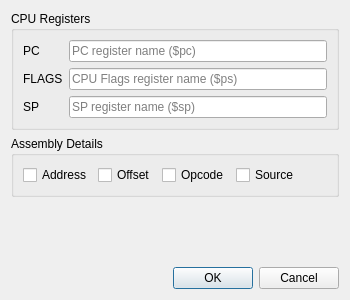
<?xml version="1.0" encoding="UTF-8"?>
<ui version="4.0">
 <class>SeerAssemblyPreferenceDialogForm</class>
 <widget class="QDialog" name="SeerAssemblyPreferenceDialogForm">
  <property name="geometry">
   <rect>
    <x>0</x>
    <y>0</y>
    <width>350</width>
    <height>300</height>
   </rect>
  </property>
  <property name="windowTitle">
   <string>Seer - Assembly Preferences Editor</string>
  </property>
  <layout class="QVBoxLayout" name="verticalLayout_2">
   <item>
    <widget class="QGroupBox" name="groupBox_2">
     <property name="title">
      <string>CPU Registers</string>
     </property>
     <layout class="QGridLayout" name="gridLayout">
      <item row="0" column="0">
       <widget class="QLabel" name="pcLabel">
        <property name="text">
         <string>PC</string>
        </property>
       </widget>
      </item>
      <item row="0" column="1">
       <widget class="QLineEdit" name="pcLineEdit">
        <property name="toolTip">
         <string>PC register name</string>
        </property>
        <property name="placeholderText">
         <string>PC register name ($pc)</string>
        </property>
        <property name="clearButtonEnabled">
         <bool>true</bool>
        </property>
       </widget>
      </item>
      <item row="1" column="0">
       <widget class="QLabel" name="flagsLabel">
        <property name="text">
         <string>FLAGS</string>
        </property>
       </widget>
      </item>
      <item row="1" column="1">
       <widget class="QLineEdit" name="flagsLineEdit">
        <property name="toolTip">
         <string>CPU flags register name</string>
        </property>
        <property name="text">
         <string/>
        </property>
        <property name="placeholderText">
         <string>CPU Flags register name ($ps)</string>
        </property>
        <property name="clearButtonEnabled">
         <bool>true</bool>
        </property>
       </widget>
      </item>
      <item row="2" column="0">
       <widget class="QLabel" name="spLabel">
        <property name="text">
         <string>SP</string>
        </property>
       </widget>
      </item>
      <item row="2" column="1">
       <widget class="QLineEdit" name="spLineEdit">
        <property name="toolTip">
         <string>SP register name</string>
        </property>
        <property name="text">
         <string/>
        </property>
        <property name="placeholderText">
         <string>SP register name ($sp)</string>
        </property>
        <property name="clearButtonEnabled">
         <bool>true</bool>
        </property>
       </widget>
      </item>
     </layout>
    </widget>
   </item>
   <item>
    <widget class="QGroupBox" name="groupBox_1">
     <property name="title">
      <string>Assembly Details</string>
     </property>
     <layout class="QHBoxLayout" name="horizontalLayout">
      <item>
       <widget class="QCheckBox" name="showAddressCheckBox">
        <property name="toolTip">
         <string>Show assembly address.</string>
        </property>
        <property name="text">
         <string>Address</string>
        </property>
       </widget>
      </item>
      <item>
       <widget class="QCheckBox" name="showOffsetCheckBox">
        <property name="toolTip">
         <string>Show assembly offset.</string>
        </property>
        <property name="text">
         <string>Offset</string>
        </property>
       </widget>
      </item>
      <item>
       <widget class="QCheckBox" name="showOpcodeCheckBox">
        <property name="toolTip">
         <string>Show assembly opcodes.</string>
        </property>
        <property name="text">
         <string>Opcode</string>
        </property>
       </widget>
      </item>
      <item>
       <widget class="QCheckBox" name="showSourceCheckBox">
        <property name="toolTip">
         <string>Show original source code.</string>
        </property>
        <property name="text">
         <string>Source</string>
        </property>
       </widget>
      </item>
      <item>
       <spacer name="horizontalSpacer">
        <property name="orientation">
         <enum>Qt::Horizontal</enum>
        </property>
        <property name="sizeHint" stdset="0">
         <size>
          <width>66</width>
          <height>20</height>
         </size>
        </property>
       </spacer>
      </item>
     </layout>
    </widget>
   </item>
   <item>
    <spacer name="verticalSpacer">
     <property name="orientation">
      <enum>Qt::Vertical</enum>
     </property>
     <property name="sizeHint" stdset="0">
      <size>
       <width>20</width>
       <height>27</height>
      </size>
     </property>
    </spacer>
   </item>
   <item>
    <widget class="QDialogButtonBox" name="buttonBox">
     <property name="orientation">
      <enum>Qt::Horizontal</enum>
     </property>
     <property name="standardButtons">
      <set>QDialogButtonBox::Cancel|QDialogButtonBox::Ok</set>
     </property>
    </widget>
   </item>
  </layout>
  <zorder>groupBox_2</zorder>
  <zorder>buttonBox</zorder>
  <zorder>groupBox_1</zorder>
 </widget>
 <tabstops>
  <tabstop>pcLineEdit</tabstop>
  <tabstop>flagsLineEdit</tabstop>
  <tabstop>spLineEdit</tabstop>
  <tabstop>showAddressCheckBox</tabstop>
  <tabstop>showOffsetCheckBox</tabstop>
  <tabstop>showOpcodeCheckBox</tabstop>
  <tabstop>showSourceCheckBox</tabstop>
 </tabstops>
 <resources/>
 <connections>
  <connection>
   <sender>buttonBox</sender>
   <signal>accepted()</signal>
   <receiver>SeerAssemblyPreferenceDialogForm</receiver>
   <slot>accept()</slot>
   <hints>
    <hint type="sourcelabel">
     <x>248</x>
     <y>254</y>
    </hint>
    <hint type="destinationlabel">
     <x>157</x>
     <y>274</y>
    </hint>
   </hints>
  </connection>
  <connection>
   <sender>buttonBox</sender>
   <signal>rejected()</signal>
   <receiver>SeerAssemblyPreferenceDialogForm</receiver>
   <slot>reject()</slot>
   <hints>
    <hint type="sourcelabel">
     <x>316</x>
     <y>260</y>
    </hint>
    <hint type="destinationlabel">
     <x>286</x>
     <y>274</y>
    </hint>
   </hints>
  </connection>
 </connections>
</ui>
